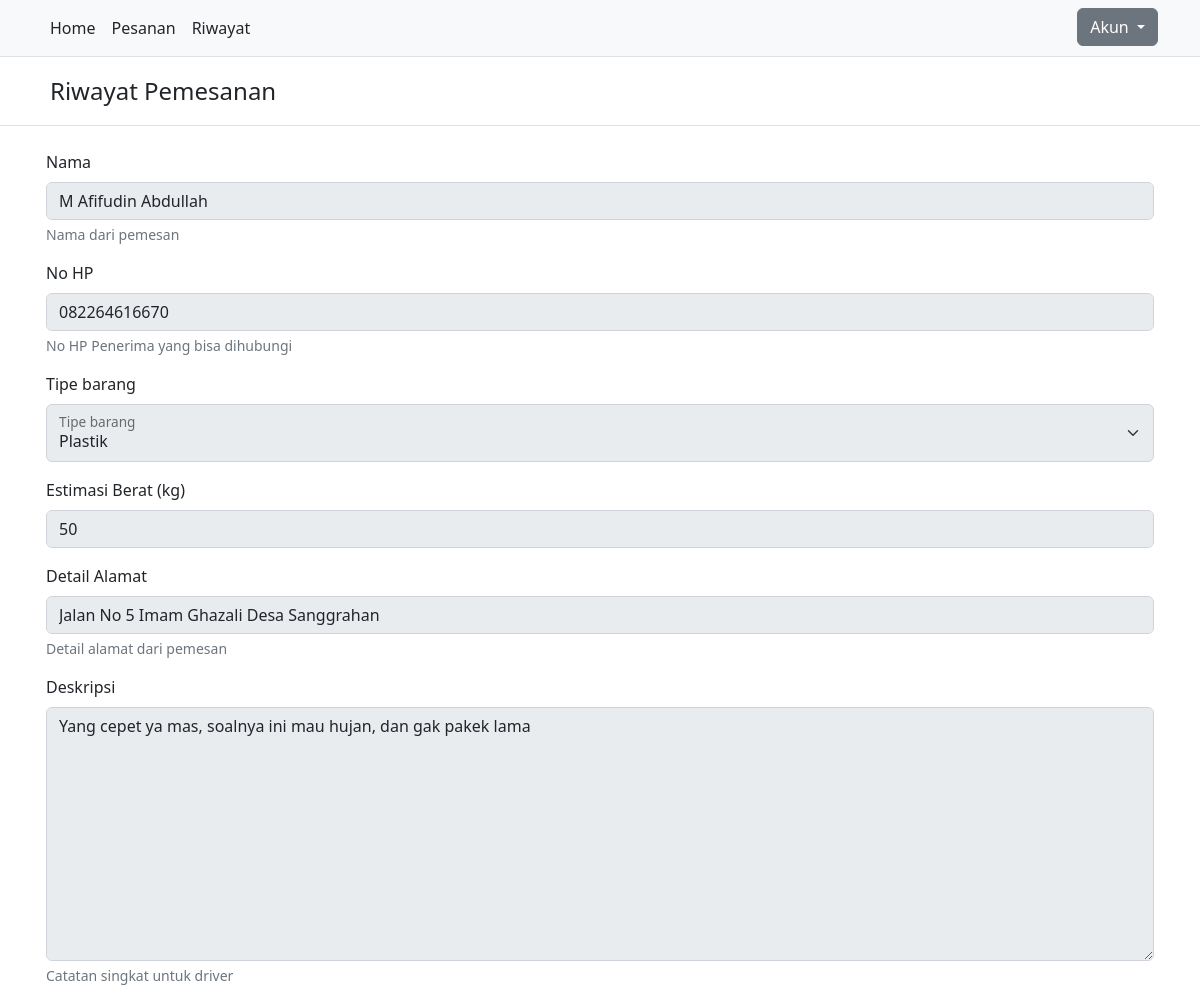
The page /driver-riwayat-detail.php?id=1 (signed in) on the database its author committed.
### tables this page shows
CREATE TABLE `transactions` (
  `id` int(10) UNSIGNED NOT NULL,
  `name` varchar(250) NOT NULL,
  `user_username` varchar(20) NOT NULL,
  `driver_username` varchar(20) DEFAULT NULL,
  `nohp` char(12) NOT NULL,
  `type` enum('plastik','kertas','besi') NOT NULL,
  `est` int(11) DEFAULT NULL,
  `address` varchar(255) NOT NULL,
  `trx_date` date NOT NULL DEFAULT current_timestamp(),
  `description` text NOT NULL,
  `status` enum('pending','process','done') NOT NULL DEFAULT 'pending'
);

### services/driver/fetch_transaction_history_by_id_service.php (called while the page is built)
<?php
require('./services/db_service.php');
$username = $_COOKIE['username'];
$id = $_GET['id'];
try {
  $transaction = mysqli_query($conn, "select * from transactions where driver_username='$username' AND id='$id'");
  $transaction = mysqli_fetch_array($transaction);
} catch (\Throwable $th) {
  echo "<SCRIPT>alert('History gagal di dapatkan');window.location='./index.php'</SCRIPT>";
  return;
}

### driver-riwayat-detail.php (the view, shortened to what this page needs)
<?php
require('./services/driver/fetch_transaction_history_by_id_service.php');
require('./components/header.php');
?>
<body>
  <?php
  require('./components/navigation.php');
  ?>
  <header class="py-3 mb-4 border-bottom">
    <div class="container">
      <a class="px-2 text-dark text-decoration-none">
        <span class="fs-4">Riwayat Pemesanan</span>
      </a>
    </div>
  </header>
  <div class="container px-3">
    <form action="./services/driver/input_detail_pesanan_service.php?id=<?php echo $_GET['id'] ?>" method="POST">
      <div class="mb-3">
        <label for="name" class="form-label">Nama</label>
        <input type="text" class="form-control" id="name" name="name" value="<?php echo $transaction['name'] ?>" aria-describedby="nameHelp" disabled>
        <div id="nameHelp" class="form-text">Nama dari pemesan</div>
      </div>
      <div class="mb-3">
        <label for="nohp" class="form-label">No HP</label>
        <input type="text" class="form-control" id="nohp" name="nohp" aria-describedby="nohpHelp" value="<?php echo $transaction['nohp'] ?>" disabled>
        <div id="nohpHelp" class="form-text">No HP Penerima yang bisa dihubungi</div>
      </div>
      <label for="type" class="form-label">Tipe barang</label>
      <div class="form-floating mb-3">
        <select class="form-select" id="type" name="type" aria-label="type" aria-describedby="typeHelp" value="<?php echo $transaction['type'] ?>" disabled>
          <option value="plastik" selected>Plastik</option>
        </select>
        <label for="type">Tipe barang</label>
      </div>
      <div class="mb-3">
        <label for="est" class="form-label">Estimasi Berat (kg)</label>
        <input type="text" class="form-control" id="est" name="est" aria-describedby="nohpHelp" value="<?php echo $transaction['est'] ?>" <?php echo $transaction['status'] == 'done' ? "disabled" : '' ?>>
      </div>
      <div class="mb-3">
        <label for="address" class="form-label">Detail Alamat</label>
        <input type="text" class="form-control" id="address" name="address" aria-describedby="addressHelp" value="<?php echo $transaction['address'] ?>" disabled>
        <div id="addressHelp" class="form-text">Detail alamat dari pemesan</div>
      </div>
      <div class="mb-3">
        <label for="description" class="form-label">Deskripsi</label>
        <textarea class="form-control" name="description" id="description" name="description" cols="30" rows="10" aria-describedby="descriptionHelp" disabled><?php echo $transaction['description'] ?></textarea>
        <div id="descriptionHelp" class="form-text">Catatan singkat untuk driver</div>
      </div>
    </form>
  </div>
</body>
<?php
require('./components/footer.php')
?>

### rows shown on the page
transactions: name "M Afifudin Abdullah", nohp "082264616670", type "Plastik", est "50", address "Jalan No 5 Imam Ghazali Desa Sanggrahan", description "Yang cepet ya mas, soalnya ini mau hujan, dan gak pakek lama"
